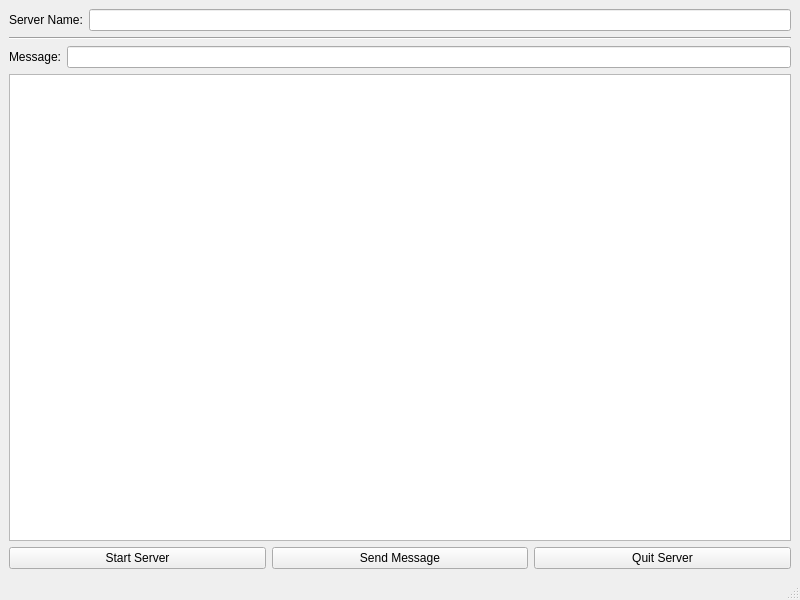
<?xml version="1.0" encoding="UTF-8"?>
<ui version="4.0">
 <class>MainWindow</class>
 <widget class="QMainWindow" name="MainWindow">
  <property name="geometry">
   <rect>
    <x>0</x>
    <y>0</y>
    <width>800</width>
    <height>600</height>
   </rect>
  </property>
  <property name="windowTitle">
   <string>(mini) HTTP server</string>
  </property>
  <widget class="QWidget" name="centralwidget">
   <layout class="QVBoxLayout" name="verticalLayout">
    <item>
     <layout class="QHBoxLayout" name="horizontalLayout_4">
      <item>
       <widget class="QLabel" name="labelServerName">
        <property name="text">
         <string>Server Name:</string>
        </property>
       </widget>
      </item>
      <item>
       <widget class="QLineEdit" name="lineEditServerName"/>
      </item>
     </layout>
    </item>
    <item>
     <layout class="QHBoxLayout" name="horizontalLayout_3"/>
    </item>
    <item>
     <widget class="Line" name="line">
      <property name="orientation">
       <enum>Qt::Horizontal</enum>
      </property>
     </widget>
    </item>
    <item>
     <layout class="QHBoxLayout" name="horizontalLayout_2">
      <item>
       <widget class="QLabel" name="labelMessage">
        <property name="text">
         <string>Message:</string>
        </property>
       </widget>
      </item>
      <item>
       <widget class="QLineEdit" name="lineEditServerMessage"/>
      </item>
     </layout>
    </item>
    <item>
     <widget class="QListWidget" name="listWidget"/>
    </item>
    <item>
     <layout class="QHBoxLayout" name="horizontalLayout">
      <item>
       <widget class="QPushButton" name="pushButtonStart">
        <property name="text">
         <string>Start Server</string>
        </property>
       </widget>
      </item>
      <item>
       <widget class="QPushButton" name="pushButtonSend">
        <property name="text">
         <string>Send Message</string>
        </property>
       </widget>
      </item>
      <item>
       <widget class="QPushButton" name="pushButtonQuit">
        <property name="text">
         <string>Quit Server</string>
        </property>
       </widget>
      </item>
     </layout>
    </item>
   </layout>
  </widget>
  <widget class="QMenuBar" name="menubar">
   <property name="geometry">
    <rect>
     <x>0</x>
     <y>0</y>
     <width>800</width>
     <height>19</height>
    </rect>
   </property>
  </widget>
  <widget class="QStatusBar" name="statusbar"/>
  <action name="actionSet_Directory">
   <property name="text">
    <string>Set Directory</string>
   </property>
  </action>
  <action name="actionExit">
   <property name="text">
    <string>Exit</string>
   </property>
  </action>
 </widget>
 <resources/>
 <connections/>
</ui>
